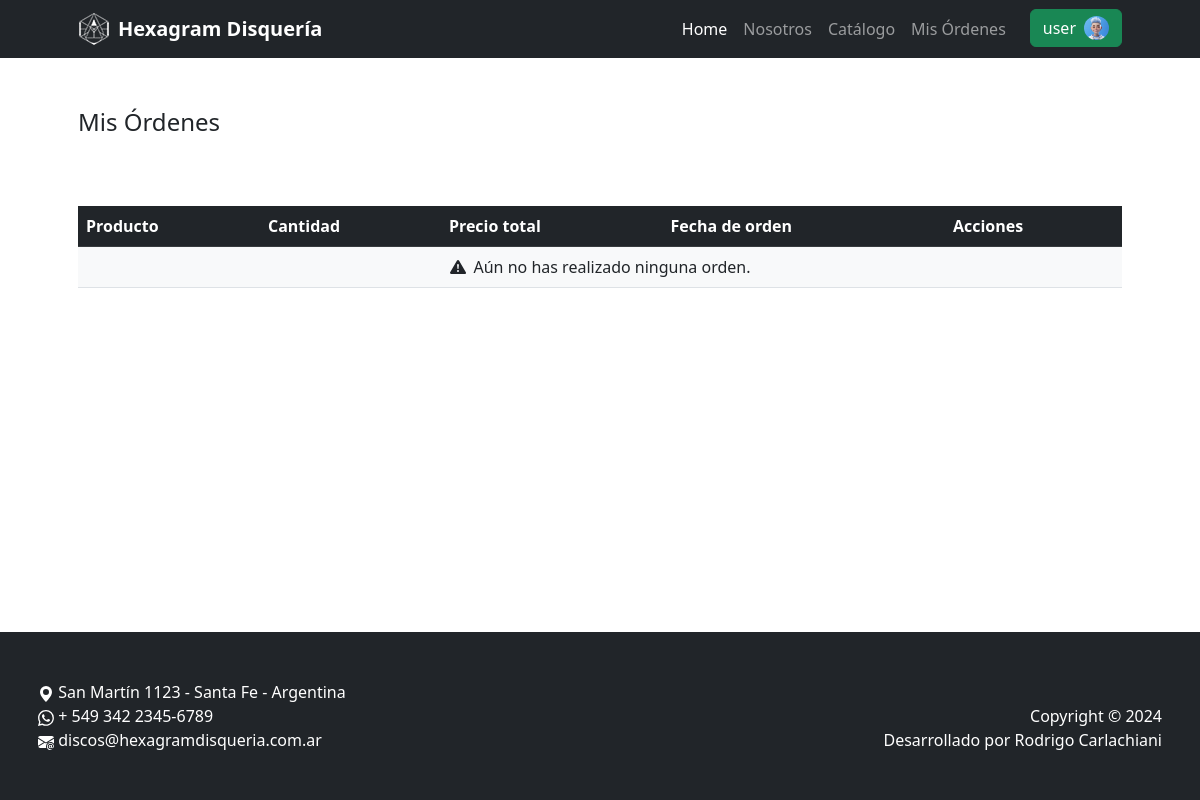
Before: /ordenes/home/ (signed in) with the older database file.
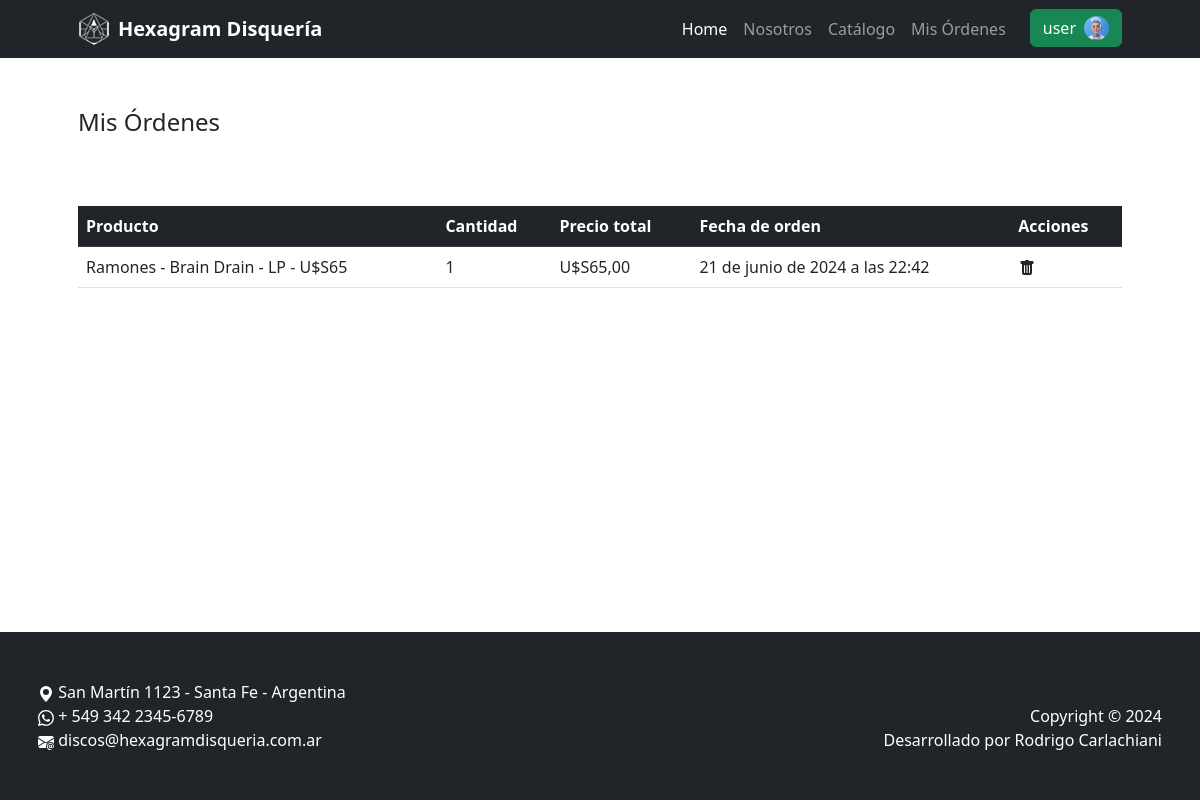
After: the same page with the newer database file.
### ordenes/models.py (models this page shows, shortened)
class Order(models.Model):
  client = models.ForeignKey(Client, on_delete=models.DO_NOTHING, related_name='orders')
  product = models.ForeignKey(Product, on_delete=models.DO_NOTHING)
  quantity = models.PositiveIntegerField()
  total_price = models.DecimalField(max_digits=10, decimal_places=2, editable=False)
  order_date = models.DateTimeField(default=timezone.now, editable=False)
  class Meta:
    ordering = ['-order_date']

### catalogo/models.py (models this page shows, shortened)
class Product(models.Model):
  name = models.CharField(max_length=100, verbose_name='Nombre')
  price = models.IntegerField(verbose_name='Precio')
  format = models.ForeignKey(Format, on_delete=models.CASCADE, verbose_name='Formato')
  genre = models.ForeignKey(Genre, on_delete=models.CASCADE, verbose_name='Género')
  stock = models.IntegerField(default=0, verbose_name='Stock')
  image = models.ImageField(upload_to='products/', null=True, blank=True, verbose_name='Imagen')

class Format(models.Model):
  name = models.CharField(max_length=100, unique=True, verbose_name='Nombre')
  def __str__(self):
    return self.name

### ordenes/views.py (the view)
# urls.py: path('home/', views.home, name='home'),
@login_required
def home(request):
  if request.user.is_staff:
    orders = models.Order.objects.all()
    return render(request, 'ordenes/index.html', {'ordenes': orders})
  else:
    cliente = request.user.client
    orders = models.Order.objects.filter(client=cliente)
    return render(request, 'ordenes/index.html', {'ordenes': orders})

### ordenes/templates/ordenes/index.html (shortened to what this page needs)
{% extends 'core/base.html' %}
{% block contenido %}
<div class="d-flex mt-4 justify-content-between w-100">
  <h3 class="fs-4 text-start">
    {% if request.user.is_staff %}
    Órdenes
    {% else %}
    Mis Órdenes
    {% endif %}
  </h3>
</div>
<div class="d-flex flex-column align-items-center w-100 h-75 mt-2" style="overflow-y: auto; max-height: 50vh">
  <table class="table">
    <tr class="table-dark">
      <th>Producto</th>
      <th>Cantidad</th>
      <th>Precio total</th>
      <th>Fecha de orden</th>
      <th>Acciones</th>
    </tr>
    {% if not ordenes %}
    <tr>
      <td colspan="6" class="bg-light">
        <div class="d-flex justify-content-center align-items-center gap-2">
          Aún no {%if request.user.is_staff%}han{%else%}has{%endif%} realizado ninguna orden.
        </div>
      </td>
    </tr>
    {% else %}
    {% for orden in ordenes %}
    <tr>
      <td>{{orden.product.name}} - {{orden.product.format}} - U$S{{orden.product.price}}</td>
      <td>{{orden.quantity}}</td>
      <td>U$S{{orden.total_price}}</td>
      <td>{{orden.order_date}}</td>
      <td>
        <div class="d-flex">
          <a type=" ubmit" class="btn btn-sm m-0 p-0" href="{% url 'ordenes:order_delete' orden.id %}">
          </a>
        </div>
      </td>
    </tr>
    {% endfor %}
    {% endif %}
  </table>
</div>
{% endblock contenido %}

Changed rows visible on the page:
added Order: product.name "Ramones - Brain Drain", product.format "LP", product.price "65", quantity "1", total_price "65,00", order_date "21 de junio de 2024 a las 22:42"
Other visible differences:
text no longer shown: "Aún no has realizado ninguna orden."
